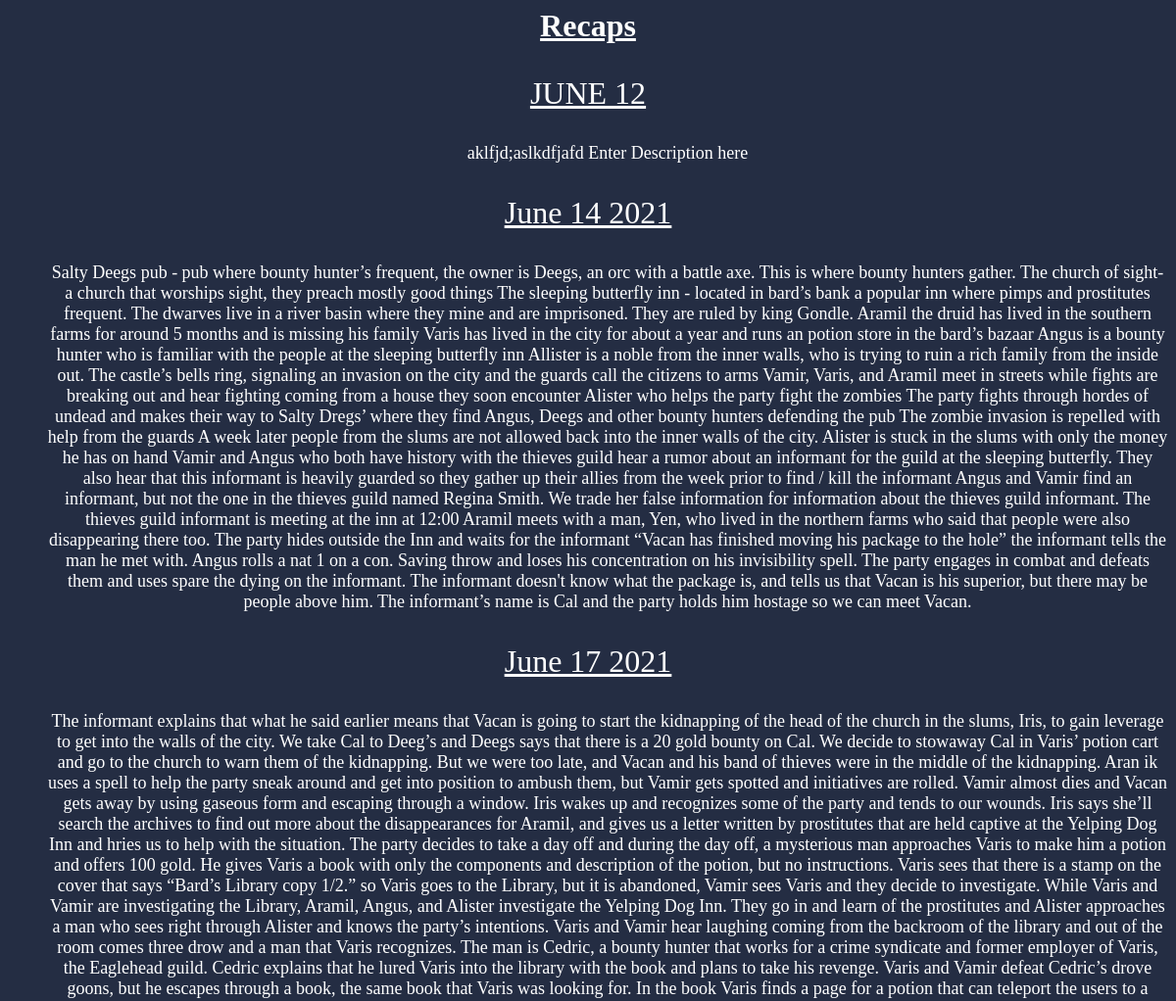
The app's page /recaps/ (upper part), older data.
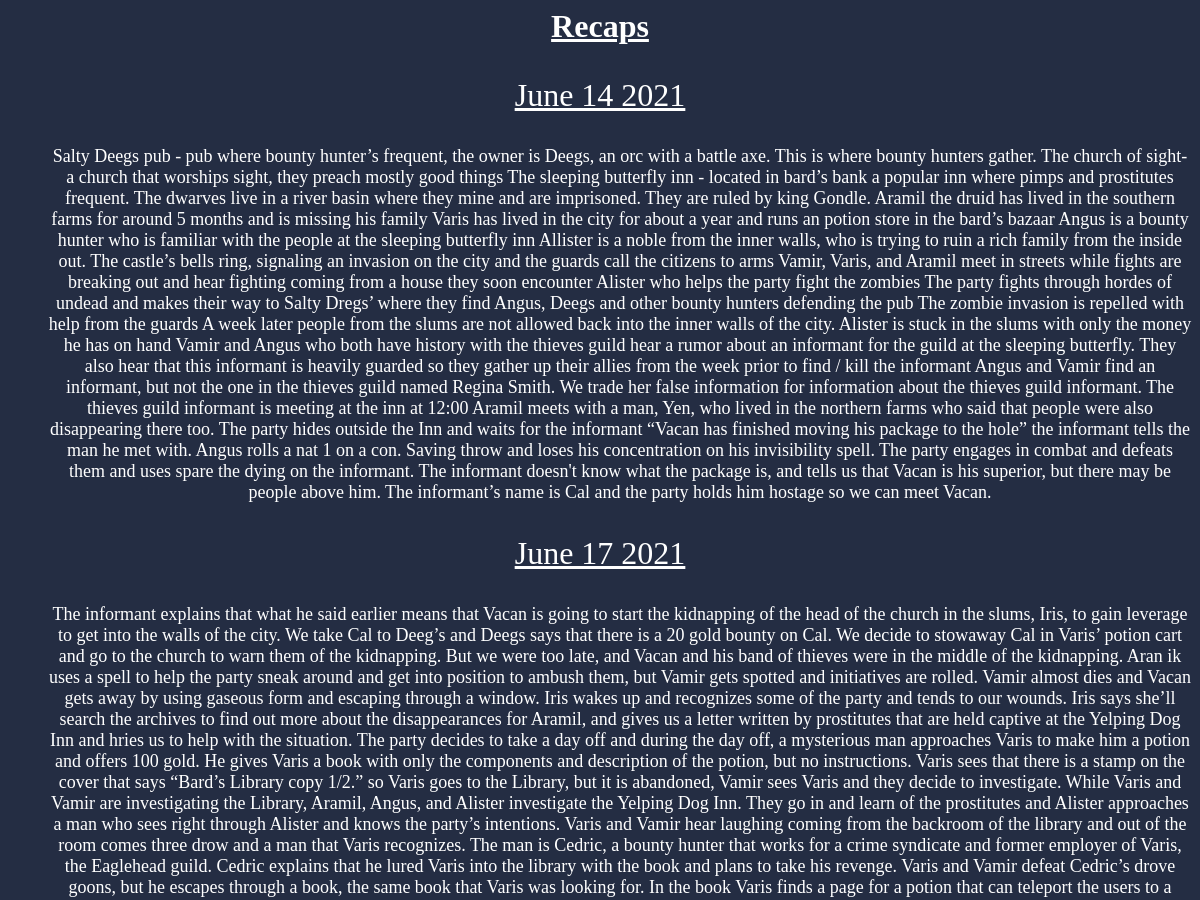
The same page, newer data.
### dndWiki/models.py (models this page shows, shortened)
class Recap(models.Model):
    date = models.CharField(max_length=200,null=True)
    description = models.TextField(default="Enter Description here")

### dndWiki/views.py (the view)
# urls.py: path('recaps/',views.recapPage,name='recap'),
def recapPage(request):
    template = 'recaps.html'
    context = {'recaps': Recap.objects.all(),
               'recap.date':Recap.date,
               'recap.description':Recap.description
    }
    return render(request,template,context)

### dndWiki/templates/recaps.html
<font color="white">
<body style = "background-color:#242D43;text-align:Center">
<h1><a href="/" style="color:#FFFFFF">Recaps</a></h1>
<font size="4">
{% for recap in recaps|dictsort:"date.lower" %}
        <font size = '6'>
<p style="text-decoration:underline">{{ recap.date }}</p>
        </font>
<p style="margin-left: 40px">{{ recap.description }}</p>
{%endfor%}
</font>
</font>
</body>

Row changes from the older to the newer data that the page shows:
removed Recap: date "JUNE 12", description "aklfjd;aslkdfjafd Enter Description here"
